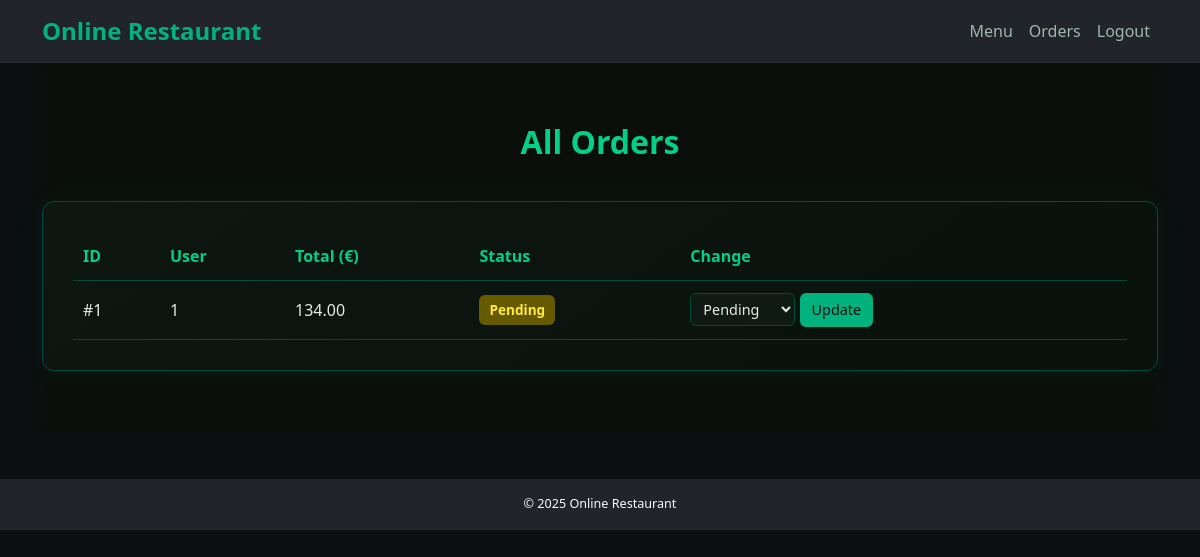
Page /admin/orders (signed in) on the earlier database version.
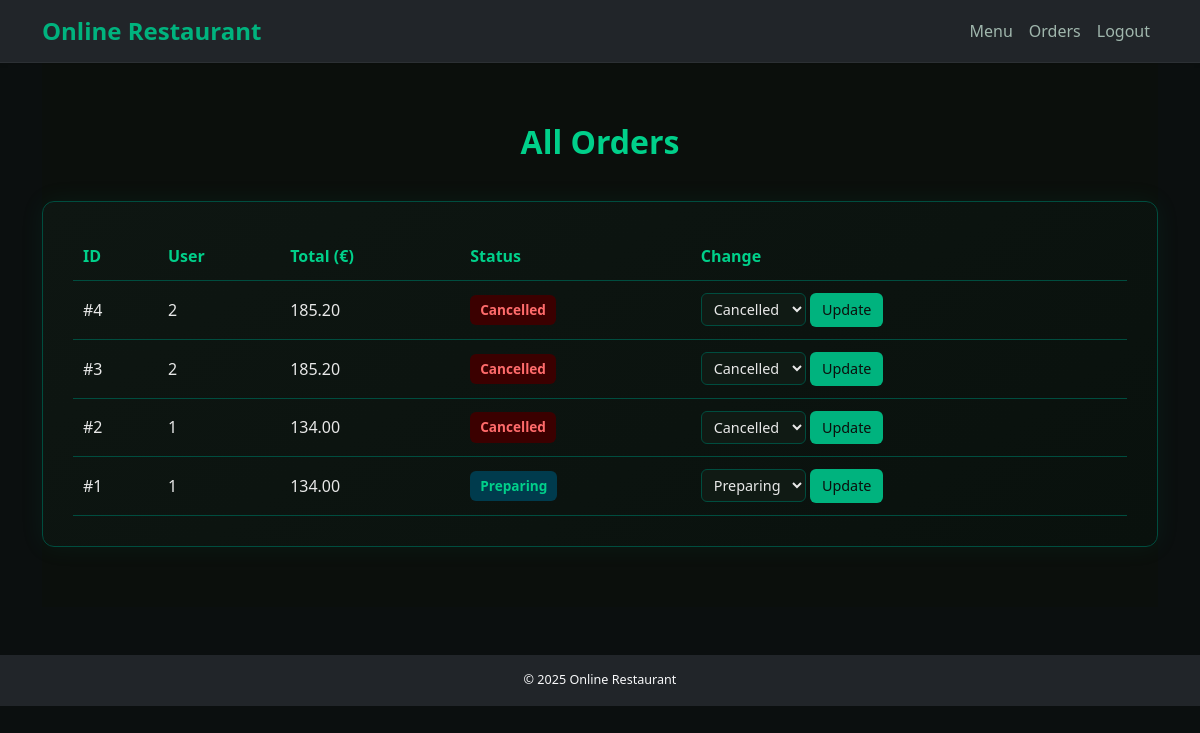
Same page on the later database version.
### models/models.py (models this page shows)
class Order(db.Model):
    id = db.Column(db.Integer, primary_key=True)
    user_id = db.Column(db.Integer, db.ForeignKey('user.id'), nullable=False)
    total_price = db.Column(db.Float, nullable=False)
    date = db.Column(db.DateTime, server_default=db.func.now())
    items = db.relationship('OrderItem', backref='order', lazy=True)
    status = db.Column(db.String(50), default='Pending')

### routes/admin.py (the view)
@admin_bp.route('/admin/orders')
@login_required
def view_orders():
    if not current_user.is_admin:
        flash('Access denied.')
        return redirect(url_for('main.menu'))
    orders = Order.query.order_by(Order.date.desc()).all()
    return render_template('admin_orders.html', orders=orders)

### app.py (called while the page is built)
@login_manager.user_loader
def load_user(user_id):
    return User.query.get(int(user_id))

def create_app():
    app = Flask(__name__)
    app.config.from_object(Config)
    app.config.from_pyfile('config.py', silent=True)
    db.init_app(app)
    migrate.init_app(app, db)
    login_manager.init_app(app)
    csrf.init_app(app)
    limiter.init_app(app)
    from routes.auth import auth_bp
    from routes.main import main_bp
    from routes.admin import admin_bp
    app.register_blueprint(auth_bp)
    app.register_blueprint(main_bp)
    app.register_blueprint(admin_bp)
    with app.app_context():
        db.create_all()
    @app.after_request
    def set_headers(resp):
        resp.headers["Content-Security-Policy"] = (
            "default-src 'self'; img-src 'self' data:; style-src 'self' 'unsafe-inline'"
        )
        return resp
    return app

### templates/admin_orders.html (shortened to what this page needs)
{% extends 'base.html' %}
{% block content %}
<section class="admin-section fade-in">
  <h2 class="admin-title">All Orders</h2>
  {% if orders %}
  <div class="admin-card">
    <table class="admin-table">
      <thead>
        <tr>
          <th>ID</th>
          <th>User</th>
          <th>Total (€)</th>
          <th>Status</th>
          <th>Change</th>
        </tr>
      </thead>
      <tbody>
        {% for order in orders %}
        <tr>
          <td>#{{ order.id }}</td>
          <td>{{ order.user_id }}</td>
          <td>{{ '%.2f'|format(order.total_price) }}</td>
          <td>
            <span class="status-badge {{ order.status|lower }}">
              {{ order.status }}
            </span>
          </td>
          <td>
            <form action="{{ url_for('admin.change_order_status', order_id=order.id) }}" method="post" class="inline-form">
              <select name="status" class="status-select" required>
                <option {% if order.status=='Pending' %}selected{% endif %}>Pending</option>
                <option {% if order.status=='Preparing' %}selected{% endif %}>Preparing</option>
                <option {% if order.status=='Cancelled' %}selected{% endif %}>Cancelled</option>
              </select>
              <button type="submit" class="btn-small edit">Update</button>
            </form>
          </td>
        </tr>
        {% endfor %}
      </tbody>
    </table>
  </div>
  {% else %}
  <p class="empty-text">No orders yet. Customers must be starving.</p>
  {% endif %}
</section>
{% endblock %}

Differences in the rows shown:
added Order: id "4", user_id "2", total_price "185.20", status "Cancelled"
added Order: id "3", user_id "2", total_price "185.20", status "Cancelled"
added Order: id "2", user_id "1", total_price "134.00", status "Cancelled"
changed Order id 1: status "Pending" → "Preparing"
